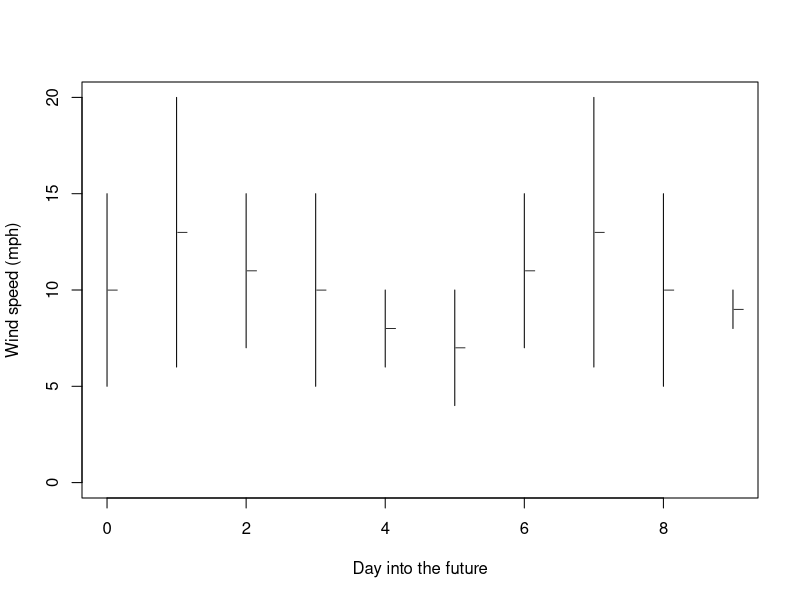
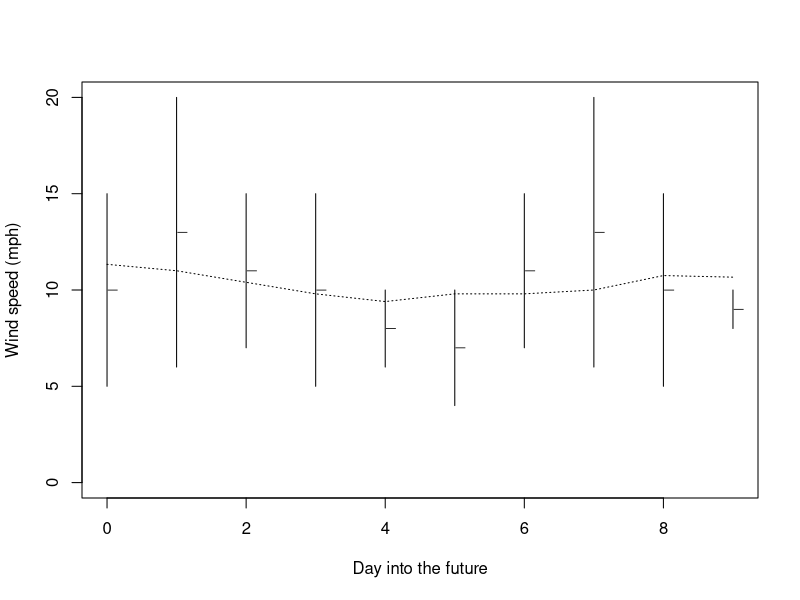
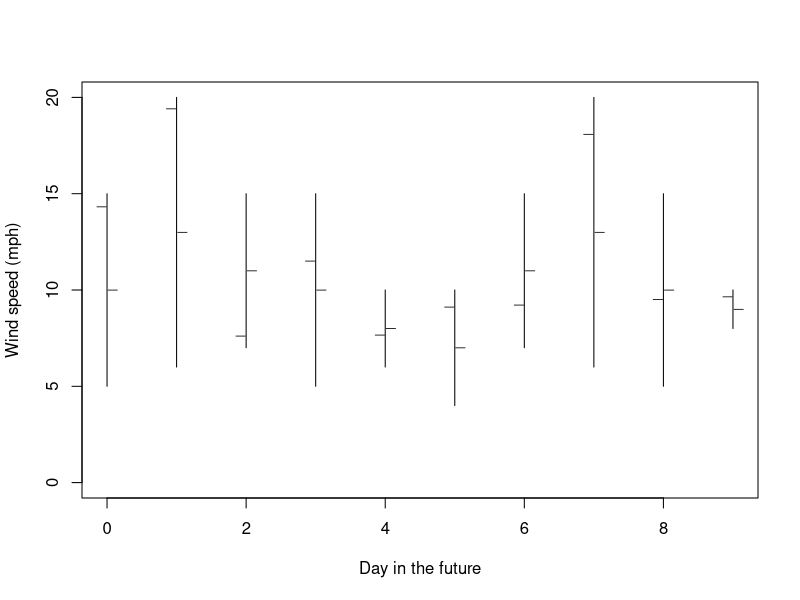

Generate these figures, in order, with R:
## ---- chunk 1
(winds <- read.csv('winds.csv'))
## ---- chunk 2
plot(0,0, type='n', ylim=c(0, max(winds)), xlim=c(0, nrow(winds)-1), xlab='Day into the future', ylab='Wind speed (mph)')
segments(0:(nrow(winds)-1), winds$minwind, 0:(nrow(winds)-1), winds$maxwind)
points(0:(nrow(winds)-1) + 0.08, winds$avewind, pch='_')
## ---- chunk 3
rMu <- function(
    x,        # Vector of values to average
    wl = 3   # Window length: number of frames to average
){
    trail <- wl %/% 2
    lead <- wl %/% 2  - (wl + 1) %% 2 # When wl is even, extra value is behind center
    sapply(1:length(x), function(y) {
        thiswin <- (y-trail):(y+lead)
        vals <- na.omit(x[thiswin[thiswin > 0]])
        sum(vals)/length(vals)
    })
}

plot(0,0, type='n', ylim=c(0, max(winds)), xlim=c(0, nrow(winds)-1), xlab='Day into the future', ylab='Wind speed (mph)')
segments(0:(nrow(winds)-1), winds$minwind, 0:(nrow(winds)-1), winds$maxwind)
points(0:(nrow(winds)-1) + 0.08, winds$avewind, pch='_')
lines(0:(nrow(winds)-1), rMu(winds$avewind, wl=5), lty=3)
## ---- chunk 4
randval <- unlist(lapply(1:nrow(winds), function(x) runif(1, winds[x,'minwind'], winds[x,'maxwind'])))
plot(0,0, type='n', ylim=c(0, max(winds)), xlim=c(0, nrow(winds)-1), xlab='Day in the future', ylab='Wind speed (mph)')
segments(0:(nrow(winds)-1), winds$minwind, 0:(nrow(winds)-1), winds$maxwind)
points(0:(nrow(winds)-1) - 0.08, randval, pch='_')
points(0:(nrow(winds)-1) + 0.08, winds$avewind, pch='_')
